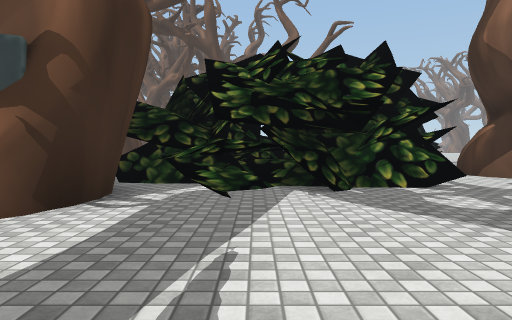
View 1 (above)

24 first-person views from a walk through a scene from a Unity 3-D project. The camera is 1.2 m above the floor, tilts 2° down and sees 70° across. The floor is counted in squares, 2 m on a side. Each view is taken from the middle of a square. On the plan, view 1 faces up. The plan holds only what a view shows up to about 10 squares ahead; the rest is blank. The place goes on beyond the plan. Some animated figures are not drawn. Some surface patterns are stand-ins.

View 2
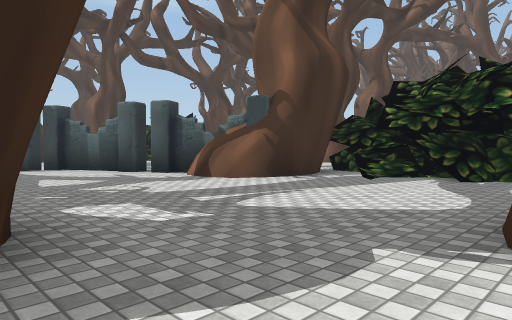

View 3
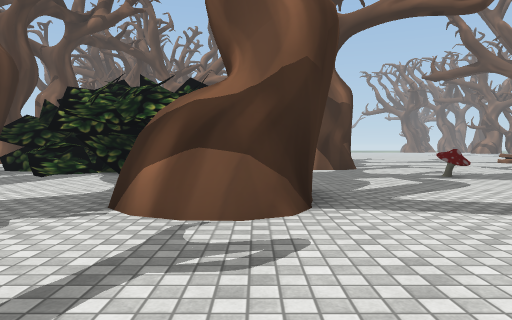

View 4
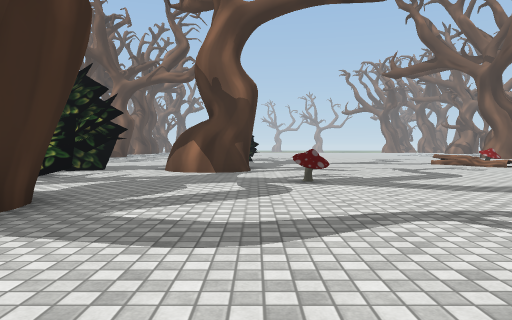

View 5
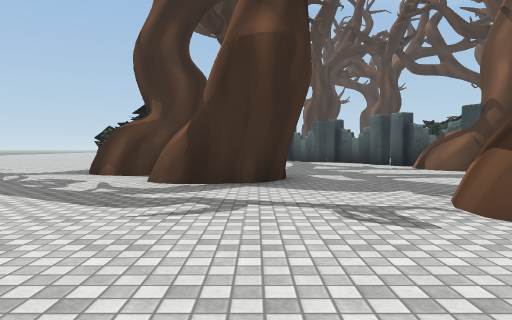

View 6
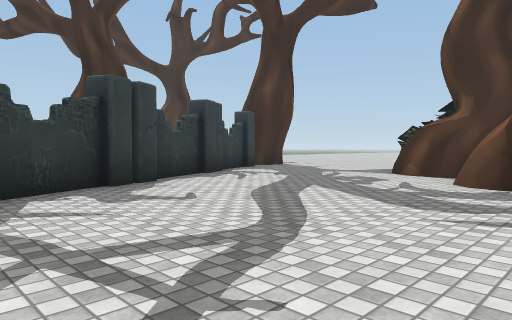

View 7
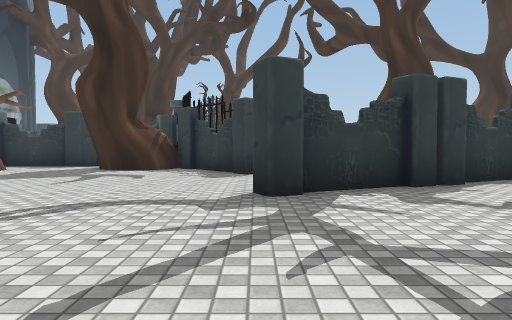

View 8
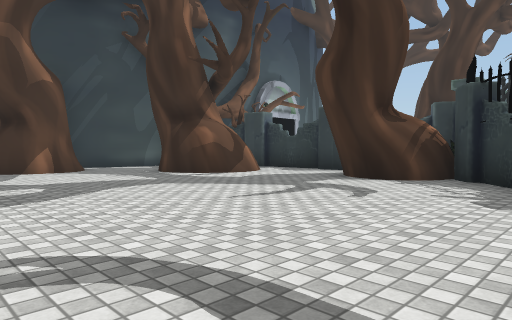

View 9
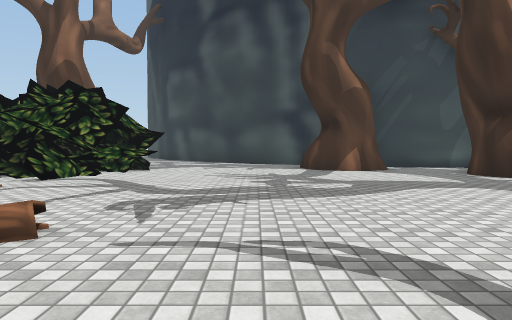

View 10
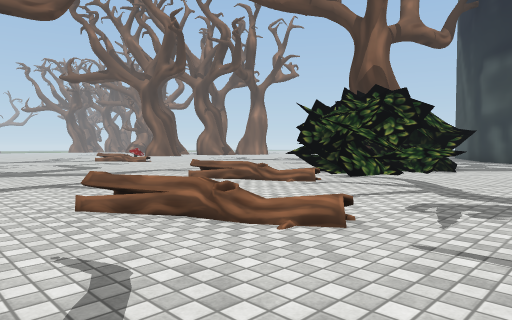

View 11
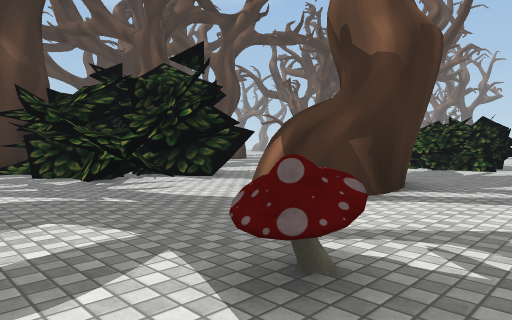

View 12
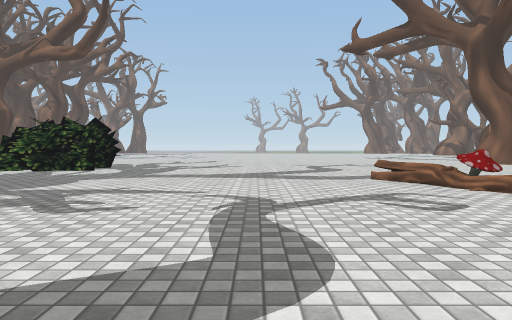

View 13
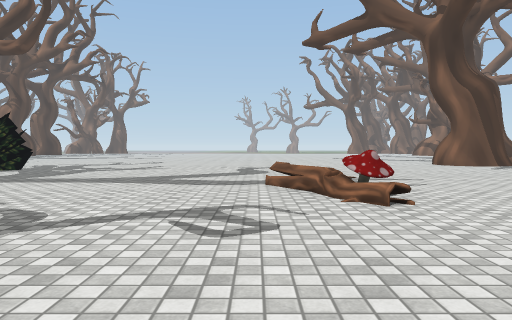

View 14
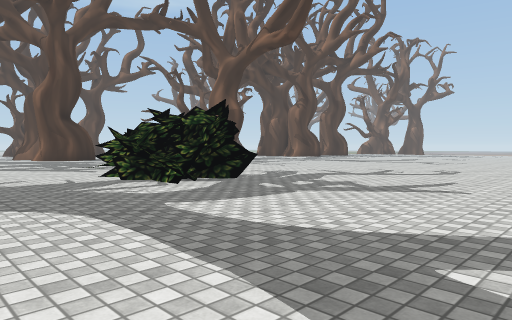

View 15
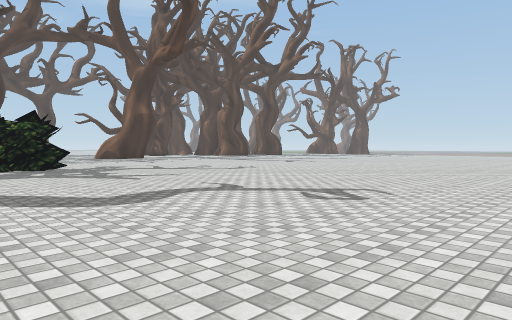

View 16
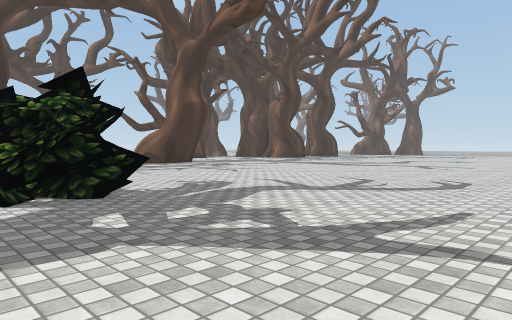

View 17
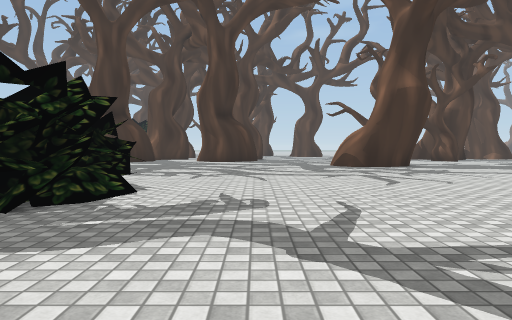

View 18
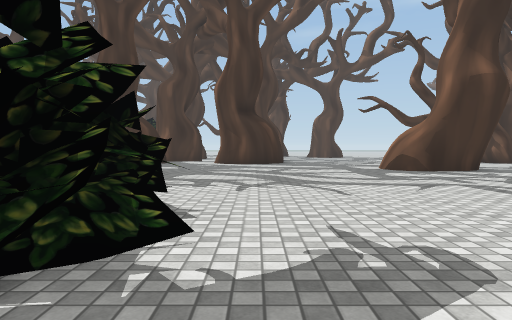

View 19
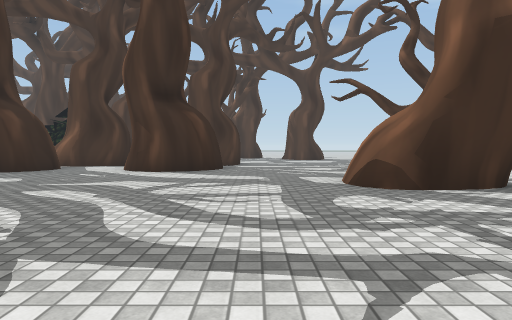

View 20
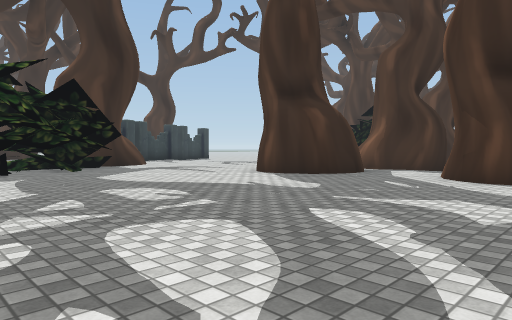

View 21
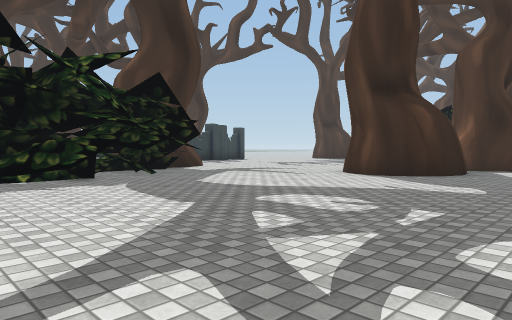

View 22
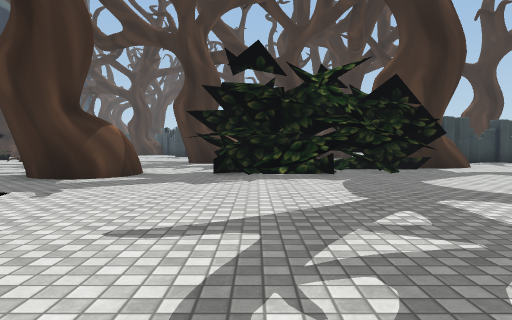

View 23
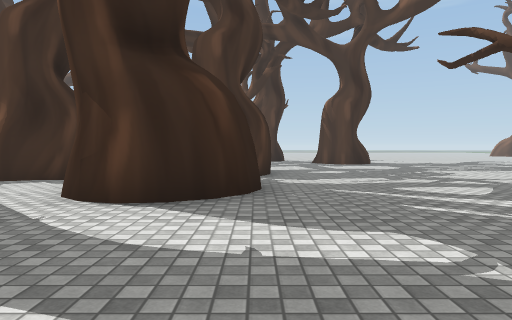

View 24
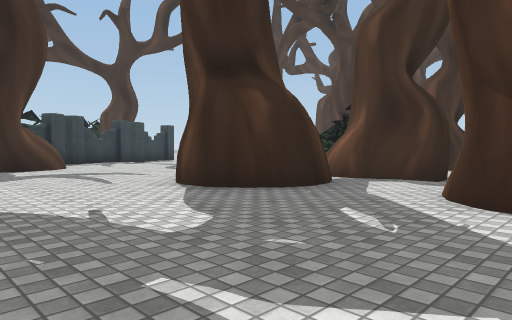

### Floor plan
Key: @ floor where view 1 was taken; # wall or solid block; . main floor; - floor 0.25 m lower than the main floor; : floor 0.75 m higher than the main floor; / step, stairs or slope; ^ raised ledge; P pillar; O other object.
Columns run from 8 left of view 1 to 17 right of it. Each row starts with its distance up from view 1.
 21 -..   ##........... ....
 20 -....##..................
 19 -........................
 18 -........................
 17   #......................
 16   ##.....................
 15   ##.........##...........
 14 -...........^^#^..........
 13 #............^^...........
 12 ####......................
 11 #  #......................
 10    #..................O...
  9    ....^.:...##.......O..
  8   ....######.##.........
  7   ....######.##.........
  6    ..#######...........
  5     ###^###...........
  4     ###.........O....
  3    ###..... .........
  2  ###....... #........
  1 ##.........##..... O  .#
  0  .......@......... ./ ####
 -1     .............O ...####
 -2         ##.......:.....^##
 -3         ##................
 -4       ###.................
 -5       ##..................
 -6       ....................
 -7      ........###.........#
 -8      ......### ..........#
 -9         .###   ...........
-10         ##      ......##..
-11                O#.....###
-12                 ####..#
-13                   # .##
-14                   O ##
-15                  PP

Positions as (right, up) in squares from view 1, and headings:
1: (0, 0), facing up
2: (3, -2), facing up-left
3: (4, -3), facing up
4: (7, -2), facing up
5: (7, -2), facing left
6: (7, -2), facing down-left
7: (7, -2), facing down
8: (7, -5), facing down-right
9: (7, -5), facing right
10: (7, -5), facing up-right
11: (9, 3), facing up-left
12: (11, 4), facing up
13: (13, 5), facing up
14: (12, 10), facing up-left
15: (17, 12), facing up-left
16: (11, 13), facing up-left
17: (10, 17), facing left
18: (8, 16), facing left
19: (4, 18), facing left
20: (2, 17), facing down-left
21: (3, 15), facing down-left
22: (2, 16), facing down
23: (-1, 17), facing left
24: (-1, 16), facing down-left
